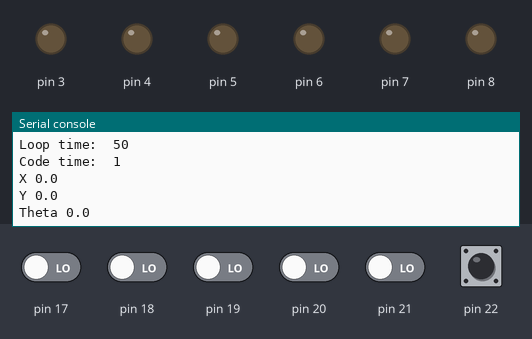
This program was run on a simulated MicroPython board. Shown: output pins drawn as LEDs (lit = HIGH), the last lines printed to the serial console. The inputs (shaded band) are chosen by the test bench; at power-on: pin 17–22 LOW.

Above: at 1.2 s.
1.3 s: pin 22 pulsed HIGH 2 times (0.12 s each, 0.3 s apart)
At 1.43 s:
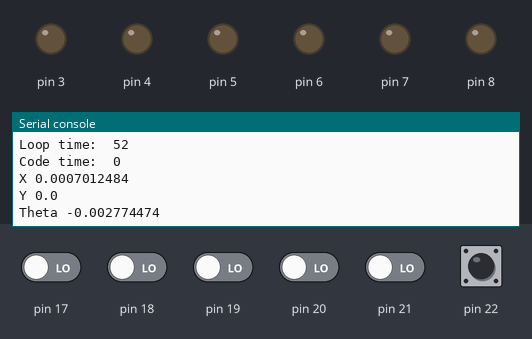
3.4 s: pin 18 driven HIGH and pin 20 driven HIGH and pin 21 driven HIGH and pin 22 driven HIGH
At 3.46 s:
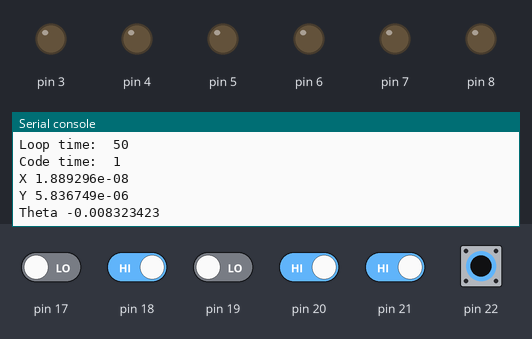
Timing chart, 0 to 6.4 s (numbered marks = the images above; inputs shaded):
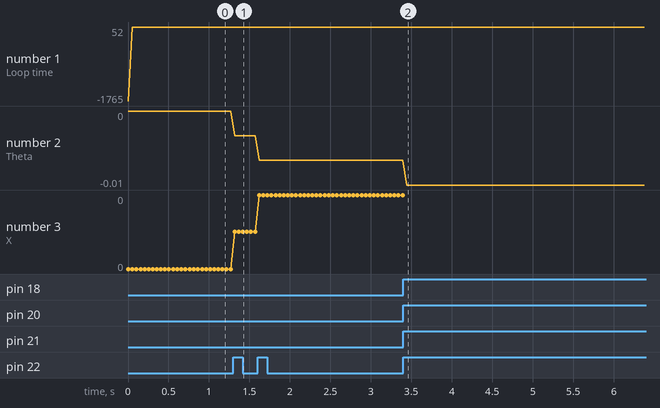

The program:

enocdertest.py
```python
from motors import Motors
m = Motors()

import time
from math import sin, cos

ticks_prev = time.ticks_us()
ticks_diff = 0
time_taken = 0

loop_hz = 20
period_s = (1.0 / loop_hz)
period_ms = int(period_s * 1000)

perf_checker = True

robot_radius = 67.4 / 100.0 # m
wheel_dia = 80.0 / 1000.0 # m

J3 = wheel_dia / robot_radius

J = [[-0.03, 0.015, 0.015],
     [0.0, -0.0259808, 0.0259808],
     [J3, J3, J3]]

x = 0.0
y = 0.0
theta = 0.0

while(1):
    if perf_checker:
        ticks_now = time.ticks_ms()
        ticks_diff = time.ticks_diff(ticks_now, ticks_prev)
        ticks_prev = time.ticks_ms()

        print("Loop time: ", ticks_diff)
        print("Code time: ", time_taken)

    start_ticks = time.ticks_ms()

    q_1 = m.motor1.encoder.getVelRot(period_s)
    q_2 = m.motor2.encoder.getVelRot(period_s)
    q_3 = m.motor3.encoder.getVelRot(period_s)

    vel_x = q_1 * J[0][0] + q_2 * J[0][1] + q_3 * J[0][2]
    vel_y = q_1 * J[1][0] + q_2 * J[1][1] + q_3 * J[1][2]
    omega = q_1 * J[2][0] + q_2 * J[2][1] + q_3 * J[2][2]

    dx = vel_x * period_s
    dy = vel_y * period_s

    x += dx * cos(theta) + dy * sin(theta)
    y += dx * sin(theta) - dy * cos(theta)
    theta += omega * period_s

    print("X", x)
    print("Y", y)
    print("Theta", theta)

    end_ticks = time.ticks_ms()
    time_taken = time.ticks_diff(end_ticks, start_ticks)

    time.sleep(period_s - time_taken / 1000.0)
```

motors.py
```python
import machine
from machine import Pin

import math

import micropython
micropython.alloc_emergency_exception_buf(100)

class Servo():
    def __init__(self, pin_num):
        self.pin = Pin(pin_num)
        self.servo_pwm = machine.PWM(self.pin)
        self.servo_pwm.freq(50)

    def moveTo(self, travel):
        self.servo_pwm.duty_u16(int(2100 + travel * 5600))


class Encoder():
    def __init__(self, pinA, pinB, rev = False):
        self.pinA = Pin(pinA, Pin.IN, Pin.PULL_DOWN)
        self.pinB = Pin(pinB, Pin.IN, Pin.PULL_DOWN)
        self.rev = rev

        self.value = 0
        self.prev_value = 0

        self.pinA.irq(trigger= Pin.IRQ_RISING, handler=self.callback)

    def callback(self, p):
        if(self.pinB.value() == 1):
            self.value += 1
        else:
            self.value -= 1


    def getRot(self):
        return (self.value / 134.4) * 2 * math.pi

    # Calculates velocity in rads/s
    def getVelRot(self, dt):
        vel = ((self.value - self.prev_value) / (dt * 134.4)) * math.pi
        self.prev_value = self.value
        return vel

class Motor:
    def __init__(self, pin_A, pin_B, has_dir = False):
        self.pin_A = Pin(pin_A, machine.Pin.OUT)
        self.pin_B = Pin(pin_B, machine.Pin.OUT)
        self.pin_A_pwm = machine.PWM(self.pin_A)
        self.pin_B_pwm = machine.PWM(self.pin_B)

        self.pin_A_pwm.freq(1 * 1000)
        self.pin_B_pwm.freq(1 * 1000)

        self.has_dir = has_dir

    def setEncoder(self, pin_A_num, pin_B_num):
        self.encoder = Encoder(pin_A_num, pin_B_num)

    def setPower(self, power):

        if(self.has_dir):
            if(power > 0):
                self.dir_pin.on()
            else:
                self.dir_pin.off()

            power = abs(power)

            self.pwm.duty_u16(int(power * 62536.0))

        else:
            # print(power)

            if(power > 0):
                # self.pin
                self.pin_A_pwm.duty_u16(int(abs((power)) * 63536))
                self.pin_B_pwm.duty_u16(0)
            else:
                self.pin_B_pwm.duty_u16(int(abs(power) * 63536))
                self.pin_A_pwm.duty_u16(0)


class Motors:
    def __init__(self):
        self.motor1 = Motor(4, 3)
        self.motor1.setEncoder(22, 21)

        self.motor2 = Motor(6, 5)
        self.motor2.setEncoder(20, 19)

        self.motor3 = Motor(8, 7)
        self.motor3.setEncoder(18, 17)

        self.servo1 = Servo(10)
        self.servo2 = Servo(11)
        self.servo3 = Servo(12)
```

Measured:
- after the input at 1.3 s, the serial console: prints a new line at once (image 1)
- after the input at 3.4 s, the serial console: prints a new line at once (image 2)
- plotted number 2: 0 → -0.01 after the input at 1.3 s, -0.01 → -0.01 after the input at 3.4 s
- plotted number 3: 0 → 0 after the input at 1.3 s
